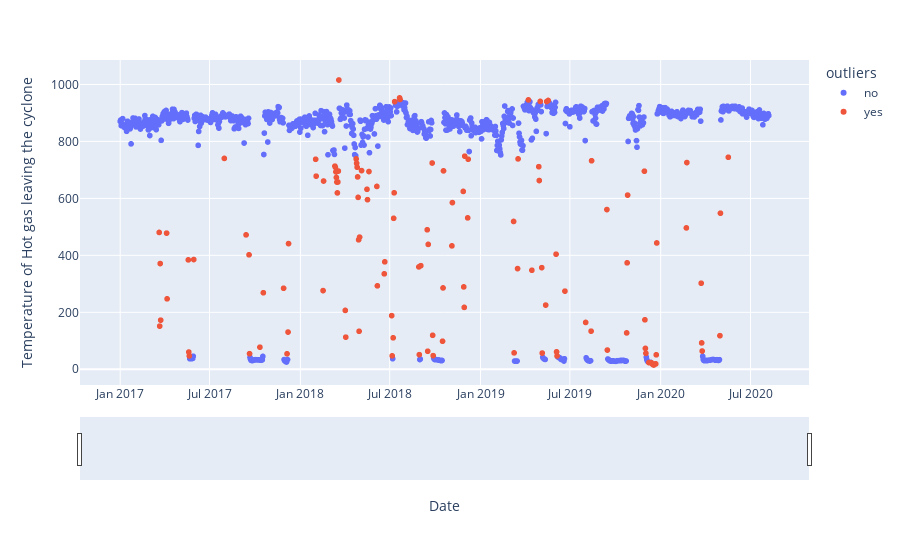

Notebook cell for this chart:
### Code cell
from sklearn.ensemble import IsolationForest
import plotly.express as px
model =  IsolationForest(contamination=0.1)
model.fit(df[['Temperature of Hot gas leaving the cyclone']])
df['outliers']=pd.Series(model.predict(df[['Temperature of Hot gas leaving the cyclone']])).apply(lambda x: 'yes' if (x == -1) else 'no' )
df1=df.query('outliers=="yes"')
df1.to_csv(r"C:\Users\shaha\Desktop\Task\leaving_cyclone.csv")
fig = px.scatter(df.reset_index(), x='Date', y='Temperature of Hot gas leaving the cyclone', color='outliers')
fig.update_xaxes(rangeslider_visible=True,)
fig.show()

### Figure 1 — Plotly figure (JSON) as saved in the notebook; plotly's stock layout.template omitted (floating-point values rounded to 4 significant figures; data arrays with more than 128 entries replaced by an {"elided": "..."} marker saying what was removed)
{"data": [{"hovertemplate": "outliers=no<br>Date=%{x}<br>Temperature of Hot gas leaving the cyclone=%{y}<extra></extra>", "legendgroup": "no", "marker": {"color": "#636efa", "symbol": "circle"}, "mode": "markers", "name": "no", "showlegend": true, "type": "scattergl", "x": {"elided": "1182 str values"}, "xaxis": "x", "y": {"elided": "1182 float values"}, "yaxis": "y"}, {"hovertemplate": "outliers=yes<br>Date=%{x}<br>Temperature of Hot gas leaving the cyclone=%{y}<extra></extra>", "legendgroup": "yes", "marker": {"color": "#EF553B", "symbol": "circle"}, "mode": "markers", "name": "yes", "showlegend": true, "type": "scattergl", "x": {"elided": "132 str values"}, "xaxis": "x", "y": {"elided": "132 float values"}, "yaxis": "y"}], "layout": {"legend": {"title": {"text": "outliers"}, "tracegroupgap": 0}, "margin": {"t": 60}, "xaxis": {"anchor": "y", "domain": [0, 1], "rangeslider": {"visible": true}, "title": {"text": "Date"}}, "yaxis": {"anchor": "x", "domain": [0, 1], "title": {"text": "Temperature of Hot gas leaving the cyclone"}}}}
